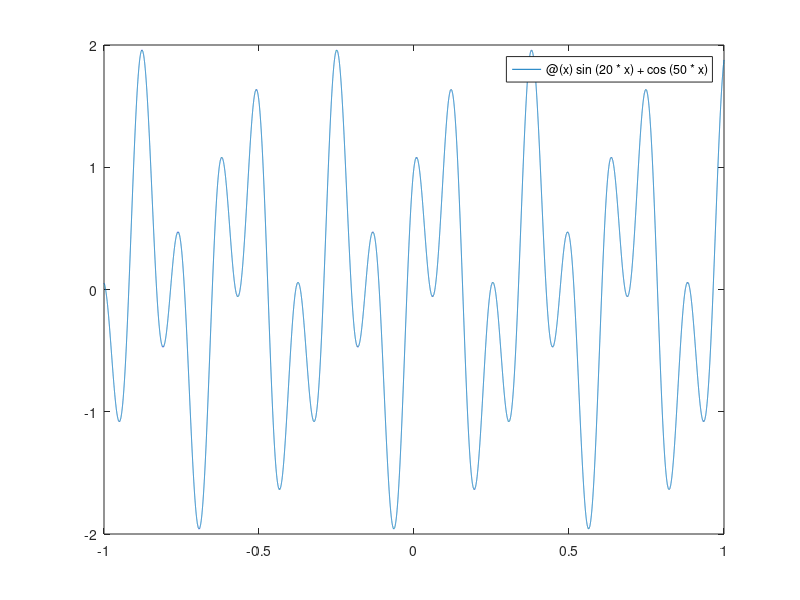

MATLAB code for this plot: (Note: this script raises an error after producing the figure.)
close all; close all; clc;
% CRITICAL POINTS OF A FUNCTION VIA GENETIC ALGORITHM %
% CODED BY: fabianxd
% LAST MODIFICATION: 08/11/2022

f = @(x) sin(20*x) + cos(50*x);
%f = @(x) 3*x.^4 + 4*x.^3 - 12*x.^2 + 7;
a =  -1;              %Valor inicial
b = 1;              %Valor final
figure(1)
fplot(f,[a,b]);
hold on

dom = [a,b];        % DOminio de la funcion
muestras = 1000000;              %Numero de muestras
poblacion = ones(1,2,muestras);         %Poblacion
aptitud = zeros(1,muestras);    
Niter = 1000;         %Numero de iteraciones
Pmut = 1;               %Probabilidad de mutar
SEARCH = zeros(1,100);        %Puntos críticos
tic

for l = 1:length(SEARCH)        %Se ejecutá varias veces para encontrar varios puntos críticos
    %Generación de población inicial
    for i = 1:muestras
        poblacion(1,:,i) = ones(1,2);
        poblacion(1,:,i) = poblacion(1,:,i).*((dom(2)-dom(1)).*rand(1,2) + dom(1)); %Randomiza los pares de puntos
        aptitud(i) = apt(i,poblacion,f);
    end

    %%% Algoritmo genético %%%
    for i = 1:Niter
        %   Selección
        [~,ind] = mink(aptitud,2);          %Par de individuos óptimos para reproducirse 
        padre1 = poblacion(:,:,ind(1));
        padre2 = poblacion(:,:,ind(2));
        %   Reproducción y mutacion
        x = randperm(2);        %Punto random de cruzamiento
        hijo1 = [padre1(x(1)), padre2(x(2))];    %Hijo1
        hijo1 = mutacion(hijo1,Pmut,dom);                             %Mutacion hijo 1
        hijo2 = [padre2(x(1)), padre1(x(2))];    %Hijo2
        hijo2 = mutacion(hijo2,Pmut,dom);                             %Mutacion Hijo 2
        % Reemplazo 
        [~,indm] = maxk(aptitud,2);
        poblacion(:,:,indm(1)) = hijo1;
        poblacion(:,:,indm(2)) = hijo2;
        aptitud(indm(1)) = apt(indm(1),poblacion, f);
        aptitud(indm(2)) = apt(indm(2),poblacion, f);
        if min(aptitud) == 0
            break
        end    
    end
    [~,ind] = min(aptitud);

    for j = 1:2
        scatter(poblacion(1,j,ind), f(poblacion(1,j,ind)))
        hold on
    end
SEARCH(l) = poblacion(1,1,ind);
end
toc
%%%%%%%%%% Funciones trucutru %%%%%%%%%%%%%%%%%
function apt = apt(i,poblacion,f)
    deltax = abs(poblacion(1,1,i) -  poblacion(1,2,i));
    d_f = abs(f(poblacion(1,1,i)) -  f(poblacion(1,2,i)));
    dx = d_f / deltax;
    apt = dx + deltax;          %Suma la derivada y la diferencia en x y busca que sea cero
end


function hijo = mutacion(hijo, Pmut,dom)
    p_mutacion = rand();
    if p_mutacion <= Pmut
        g_mutado = randi(2);
        hijo(g_mutado) = ((dom(2)-dom(1)).*rand() + dom(1));
    end
end